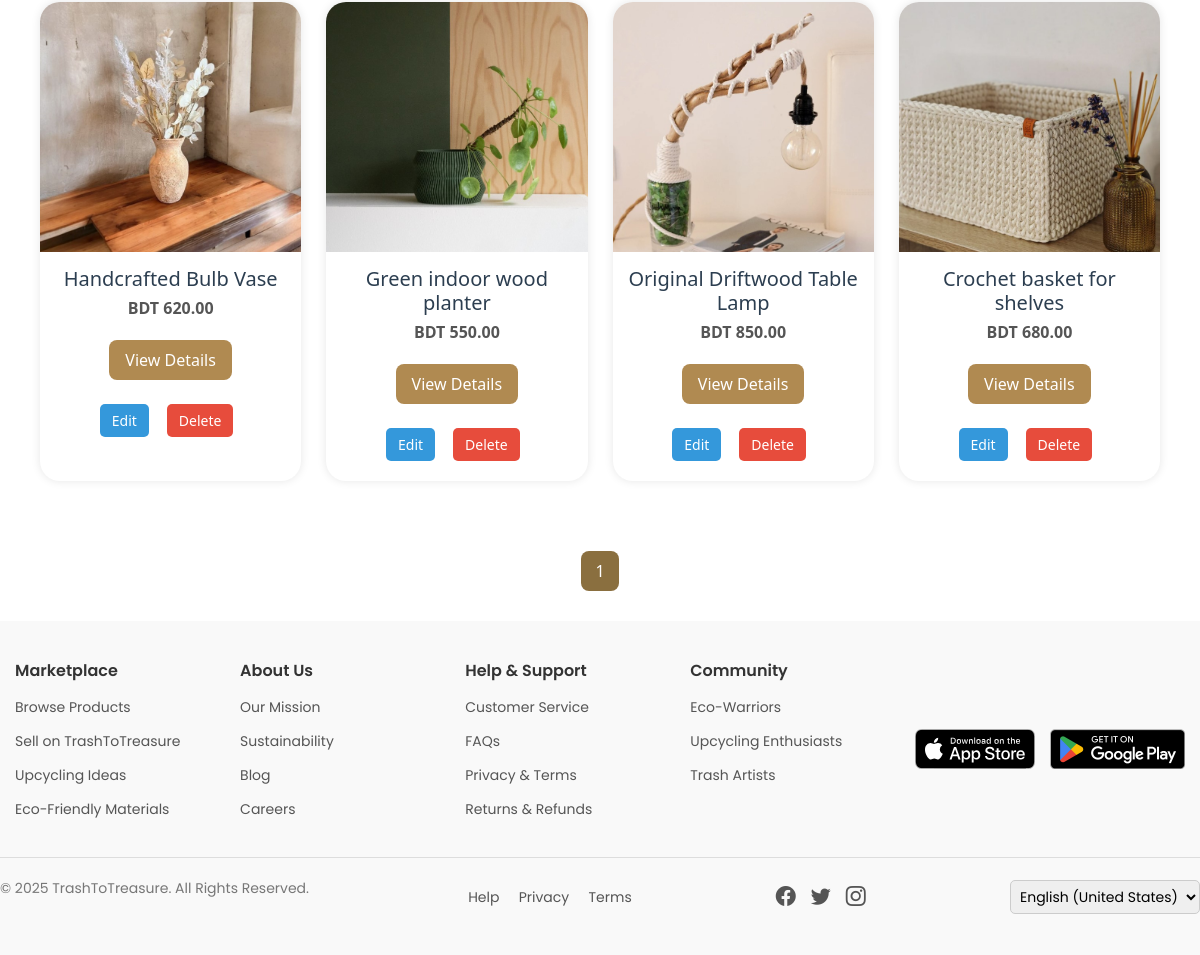
The app's page /listed_products/ (signed in, lower part), older data.
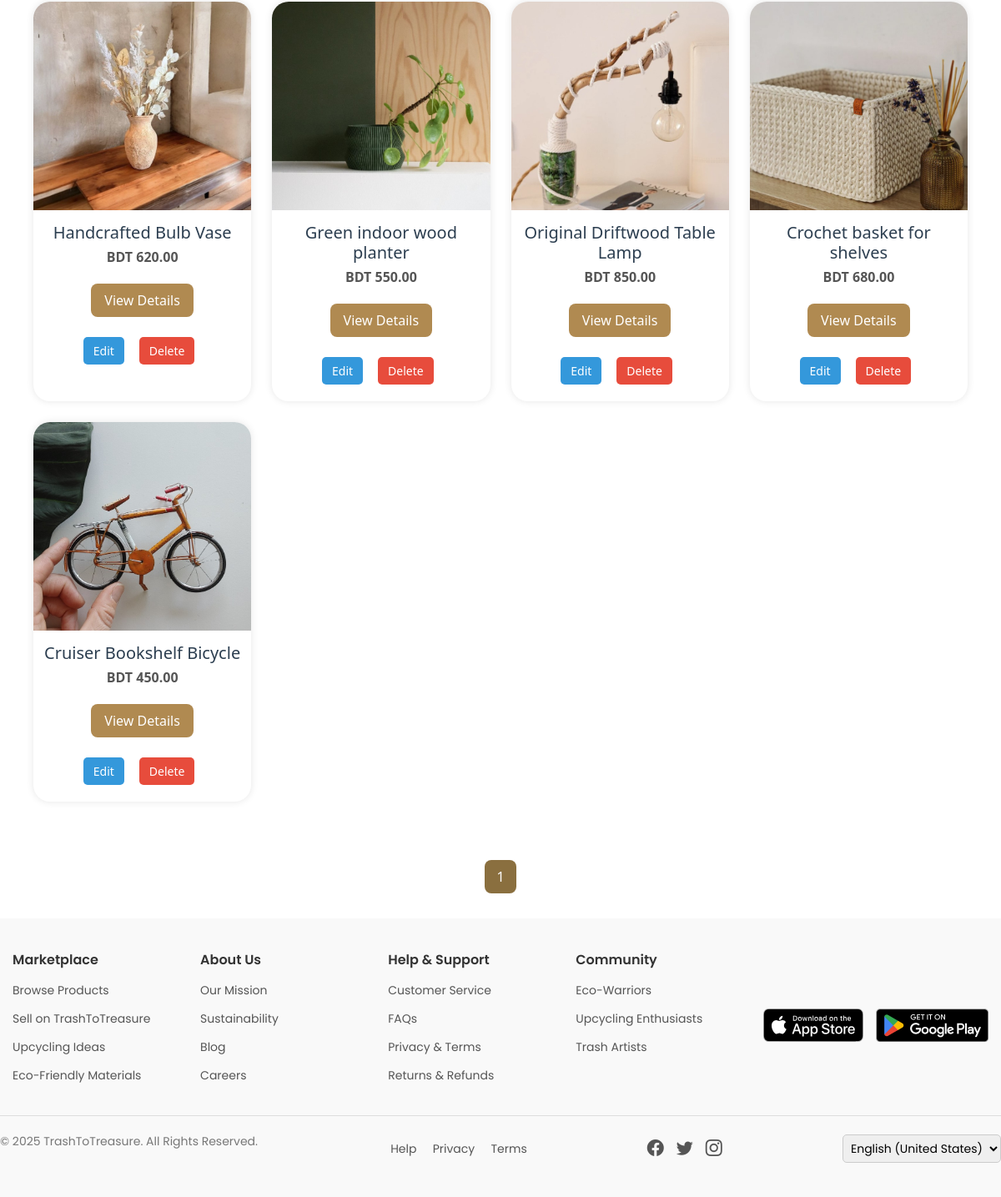
The same page, newer data.
### marketplace/models.py (models this page shows, shortened)
class UpcycledProduct(models.Model):
    product_name = models.CharField(max_length=255, default="")
    category = models.CharField(max_length=100, default="")
    description = models.TextField()
    price = models.DecimalField(max_digits=10, decimal_places=2)
    product_status = models.CharField(max_length=20, choices=PRODUCT_STATUS_CHOICES, default='active')
    artisan = models.ForeignKey(User, on_delete=models.CASCADE, related_name='upcycled_products', null=True, blank=True)
    approval_status = models.BooleanField(default=False)
    stock_availability = models.IntegerField()
    product_images = models.ImageField(upload_to='upcycled_products/', blank=True, null=True)
    location = models.CharField(max_length=255, default="")
    rating = models.DecimalField(max_digits=3, decimal_places=2, default=0.0)
    tags = models.CharField(max_length=255, blank=True, null=True)
    listing_date = models.DateTimeField(auto_now_add=True)
    last_updated = models.DateTimeField(auto_now=True, null=True, blank=True)
    sold_count = models.IntegerField(default=0)
    delivery_status = models.CharField(max_length=20, choices=DELIVERY_STATUS_CHOICES, default='ready')
    slug = models.SlugField(max_length=255, unique=True, blank=True)

### marketplace/views.py (the view)
# urls.py: path('listed_products/', listed_products, name='listed_products'),  # Artisan's listed products
@login_required
def listed_products(request):
    if request.user.role != 'artisan':
        return HttpResponseForbidden("You are not authorized to view this page.")
    products = UpcycledProduct.objects.filter(artisan=request.user)
    paginator = Paginator(products, 12) # 12 products per page
    page_number = request.GET.get('page')
    page_obj = paginator.get_page(page_number)
    return render(request, 'listed_products.html', {
        'products': products,  # Keep this if you want to use it elsewhere
        'page_obj': page_obj   # This is the one your grid uses
    })

### marketplace/templates/listed_products.html (shortened to what this page needs)
{% load static %}
{% include "header.html" %}
<!DOCTYPE html>
<html lang="en">
<head>
    <link rel="stylesheet" href="{% static 'css/buyer_profile.css' %}">
</head>
<body>
<div class="products-grid">
    {% for product in page_obj %}
        <div class="product-card">
            <img src="{{ product.product_images.url }}" alt="{{ product.product_name }}">
            <h3>{{ product.product_name }}</h3>
            <p><strong>BDT {{ product.price }}</strong></p>
            <a href="{% url 'upcycled_product_details' product.slug %}" class="view-button">View Details</a>
            <div class="button-pair">
                <a href="{% url 'edit_product'   product.pk %}" class="edit-btn">Edit</a>
                <a href="{% url 'delete_product' product.pk %}" class="delete-btn">Delete</a>
            </div>
        </div>
    {% endfor %}
</div>
<div class="pagination-wrapper">
    <div class="pagination">
        {% for num in page_obj.paginator.page_range %}
            {% if page_obj.number == num %}
                <strong style="margin: 0 5px;">{{ num }}</strong>
            {% elif num >= page_obj.number|add:'-2' and num <= page_obj.number|add:'2' %}
                <a href="?page={{ num }}">{{ num }}</a>
            {% endif %}
        {% endfor %}
    </div>
</div>
</body>
</html>
{% include "footer.html" %}

Row changes from the older to the newer data that the page shows:
added UpcycledProduct: product_images (picture), product_name "Cruiser Bookshelf Bicycle", price "450.00"
